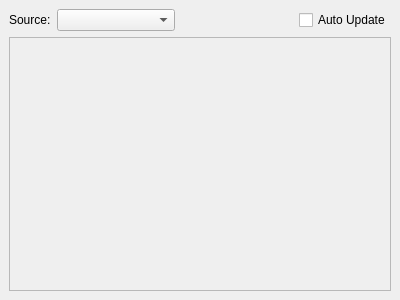
<?xml version="1.0" encoding="UTF-8"?>
<ui version="4.0">
 <class>TexturePreview</class>
 <widget class="QDockWidget" name="TexturePreview">
  <property name="geometry">
   <rect>
    <x>0</x>
    <y>0</y>
    <width>400</width>
    <height>300</height>
   </rect>
  </property>
  <property name="windowTitle">
   <string>Texture Preview</string>
  </property>
  <widget class="QWidget" name="dockWidgetContents">
   <layout class="QVBoxLayout" name="verticalLayout">
    <item>
     <layout class="QHBoxLayout" name="horizontalLayout">
      <item>
       <widget class="QLabel" name="label">
        <property name="sizePolicy">
         <sizepolicy hsizetype="Preferred" vsizetype="Preferred">
          <horstretch>0</horstretch>
          <verstretch>0</verstretch>
         </sizepolicy>
        </property>
        <property name="text">
         <string>Source:</string>
        </property>
       </widget>
      </item>
      <item>
       <widget class="QComboBox" name="previewSourceBox">
        <property name="sizePolicy">
         <sizepolicy hsizetype="Expanding" vsizetype="Fixed">
          <horstretch>0</horstretch>
          <verstretch>0</verstretch>
         </sizepolicy>
        </property>
       </widget>
      </item>
      <item>
       <spacer name="horizontalSpacer">
        <property name="orientation">
         <enum>Qt::Horizontal</enum>
        </property>
        <property name="sizeHint" stdset="0">
         <size>
          <width>40</width>
          <height>20</height>
         </size>
        </property>
       </spacer>
      </item>
      <item>
       <widget class="QCheckBox" name="checkBox">
        <property name="text">
         <string>Auto Update</string>
        </property>
       </widget>
      </item>
     </layout>
    </item>
    <item>
     <widget class="QFrame" name="frame">
      <property name="frameShape">
       <enum>QFrame::StyledPanel</enum>
      </property>
      <property name="frameShadow">
       <enum>QFrame::Raised</enum>
      </property>
      <layout class="QVBoxLayout" name="verticalLayout_2">
       <item>
        <widget class="QLabel" name="textureLabel">
         <property name="text">
          <string/>
         </property>
         <property name="scaledContents">
          <bool>false</bool>
         </property>
         <property name="alignment">
          <set>Qt::AlignCenter</set>
         </property>
        </widget>
       </item>
      </layout>
     </widget>
    </item>
   </layout>
  </widget>
 </widget>
 <resources/>
 <connections/>
</ui>
